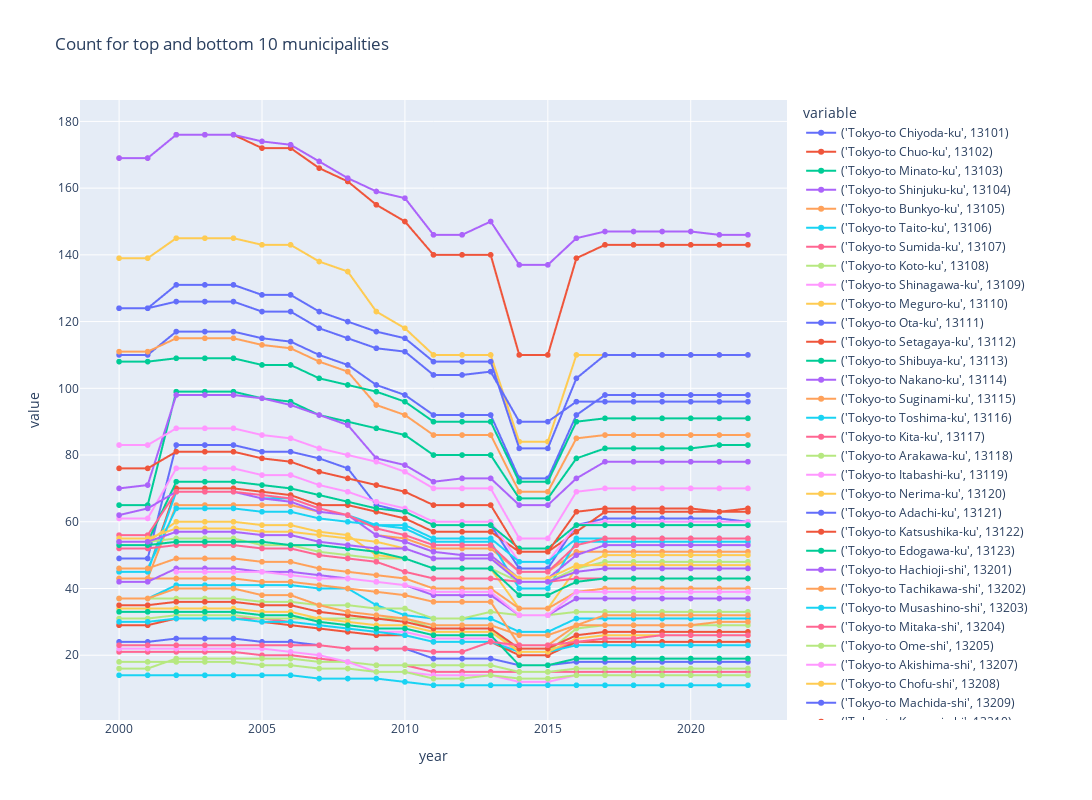

Notebook cell for this chart:
### Code cell
plot_time_series(
    tokyo_df.copy(),
    "count",
    group_by_columns,
    granularity_columns,
    f"Count for top and bottom {return_n} municipalities",
    # visible="legendonly",
)

### Figure 1 — Plotly figure (JSON) as saved in the notebook; plotly's stock layout.template omitted (floating-point values rounded to 4 significant figures)
{"data": [{"hovertemplate": "variable=('Tokyo-to Chiyoda-ku', 13101)<br>year=%{x}<br>value=%{y}<extra></extra>", "legendgroup": "('Tokyo-to Chiyoda-ku', 13101)", "line": {"color": "#636efa", "dash": "solid"}, "marker": {"symbol": "circle"}, "mode": "lines+markers", "name": "('Tokyo-to Chiyoda-ku', 13101)", "showlegend": true, "type": "scattergl", "x": [2000, 2001, 2002, 2003, 2004, 2005, 2006, 2007, 2008, 2009, 2010, 2011, 2012, 2013, 2014, 2015, 2016, 2017, 2018, 2019, 2020, 2021, 2022], "xaxis": "x", "y": [49, 49, 83, 83, 83, 81, 81, 79, 76, 65, 63, 59, 59, 59, 46, 46, 59, 61, 61, 61, 61, 61, 60], "yaxis": "y"}, {"hovertemplate": "variable=('Tokyo-to Chuo-ku', 13102)<br>year=%{x}<br>value=%{y}<extra></extra>", "legendgroup": "('Tokyo-to Chuo-ku', 13102)", "line": {"color": "#EF553B", "dash": "solid"}, "marker": {"symbol": "circle"}, "mode": "lines+markers", "name": "('Tokyo-to Chuo-ku', 13102)", "showlegend": true, "type": "scattergl", "x": [2000, 2001, 2002, 2003, 2004, 2005, 2006, 2007, 2008, 2009, 2010, 2011, 2012, 2013, 2014, 2015, 2016, 2017, 2018, 2019, 2020, 2021, 2022], "xaxis": "x", "y": [45, 45, 70, 70, 70, 69, 68, 65, 65, 63, 61, 57, 57, 57, 51, 51, 57, 63, 63, 63, 63, 63, 64], "yaxis": "y"}, {"hovertemplate": "variable=('Tokyo-to Minato-ku', 13103)<br>year=%{x}<br>value=%{y}<extra></extra>", "legendgroup": "('Tokyo-to Minato-ku', 13103)", "line": {"color": "#00cc96", "dash": "solid"}, "marker": {"symbol": "circle"}, "mode": "lines+markers", "name": "('Tokyo-to Minato-ku', 13103)", "showlegend": true, "type": "scattergl", "x": [2000, 2001, 2002, 2003, 2004, 2005, 2006, 2007, 2008, 2009, 2010, 2011, 2012, 2013, 2014, 2015, 2016, 2017, 2018, 2019, 2020, 2021, 2022], "xaxis": "x", "y": [65, 65, 99, 99, 99, 97, 96, 92, 90, 88, 86, 80, 80, 80, 67, 67, 79, 82, 82, 82, 82, 83, 83], "yaxis": "y"}, {"hovertemplate": "variable=('Tokyo-to Shinjuku-ku', 13104)<br>year=%{x}<br>value=%{y}<extra></extra>", "legendgroup": "('Tokyo-to Shinjuku-ku', 13104)", "line": {"color": "#ab63fa", "dash": "solid"}, "marker": {"symbol": "circle"}, "mode": "lines+markers", "name": "('Tokyo-to Shinjuku-ku', 13104)", "showlegend": true, "type": "scattergl", "x": [2000, 2001, 2002, 2003, 2004, 2005, 2006, 2007, 2008, 2009, 2010, 2011, 2012, 2013, 2014, 2015, 2016, 2017, 2018, 2019, 2020, 2021, 2022], "xaxis": "x", "y": [70, 71, 98, 98, 98, 97, 95, 92, 89, 79, 77, 72, 73, 73, 65, 65, 73, 78, 78, 78, 78, 78, 78], "yaxis": "y"}, {"hovertemplate": "variable=('Tokyo-to Bunkyo-ku', 13105)<br>year=%{x}<br>value=%{y}<extra></extra>", "legendgroup": "('Tokyo-to Bunkyo-ku', 13105)", "line": {"color": "#FFA15A", "dash": "solid"}, "marker": {"symbol": "circle"}, "mode": "lines+markers", "name": "('Tokyo-to Bunkyo-ku', 13105)", "showlegend": true, "type": "scattergl", "x": [2000, 2001, 2002, 2003, 2004, 2005, 2006, 2007, 2008, 2009, 2010, 2011, 2012, 2013, 2014, 2015, 2016, 2017, 2018, 2019, 2020, 2021, 2022], "xaxis": "x", "y": [43, 43, 65, 65, 65, 65, 65, 63, 62, 56, 55, 52, 52, 52, 45, 45, 51, 51, 51, 51, 51, 51, 51], "yaxis": "y"}, {"hovertemplate": "variable=('Tokyo-to Taito-ku', 13106)<br>year=%{x}<br>value=%{y}<extra></extra>", "legendgroup": "('Tokyo-to Taito-ku', 13106)", "line": {"color": "#19d3f3", "dash": "solid"}, "marker": {"symbol": "circle"}, "mode": "lines+markers", "name": "('Tokyo-to Taito-ku', 13106)", "showlegend": true, "type": "scattergl", "x": [2000, 2001, 2002, 2003, 2004, 2005, 2006, 2007, 2008, 2009, 2010, 2011, 2012, 2013, 2014, 2015, 2016, 2017, 2018, 2019, 2020, 2021, 2022], "xaxis": "x", "y": [45, 45, 69, 69, 69, 67, 67, 64, 62, 59, 58, 54, 54, 54, 40, 40, 54, 54, 54, 54, 54, 54, 54], "yaxis": "y"}, {"hovertemplate": "variable=('Tokyo-to Sumida-ku', 13107)<br>year=%{x}<br>value=%{y}<extra></extra>", "legendgroup": "('Tokyo-to Sumida-ku', 13107)", "line": {"color": "#FF6692", "dash": "solid"}, "marker": {"symbol": "circle"}, "mode": "lines+markers", "name": "('Tokyo-to Sumida-ku', 13107)", "showlegend": true, "type": "scattergl", "x": [2000, 2001, 2002, 2003, 2004, 2005, 2006, 2007, 2008, 2009, 2010, 2011, 2012, 2013, 2014, 2015, 2016, 2017, 2018, 2019, 2020, 2021, 2022], "xaxis": "x", "y": [29, 29, 31, 31, 31, 31, 30, 29, 28, 27, 26, 24, 24, 24, 21, 21, 24, 24, 24, 24, 24, 24, 24], "yaxis": "y"}, {"hovertemplate": "variable=('Tokyo-to Koto-ku', 13108)<br>year=%{x}<br>value=%{y}<extra></extra>", "legendgroup": "('Tokyo-to Koto-ku', 13108)", "line": {"color": "#B6E880", "dash": "solid"}, "marker": {"symbol": "circle"}, "mode": "lines+markers", "name": "('Tokyo-to Koto-ku', 13108)", "showlegend": true, "type": "scattergl", "x": [2000, 2001, 2002, 2003, 2004, 2005, 2006, 2007, 2008, 2009, 2010, 2011, 2012, 2013, 2014, 2015, 2016, 2017, 2018, 2019, 2020, 2021, 2022], "xaxis": "x", "y": [54, 54, 55, 55, 55, 53, 53, 51, 50, 49, 49, 46, 46, 46, 42, 42, 46, 48, 48, 48, 48, 48, 48], "yaxis": "y"}, {"hovertemplate": "variable=('Tokyo-to Shinagawa-ku', 13109)<br>year=%{x}<br>value=%{y}<extra></extra>", "legendgroup": "('Tokyo-to Shinagawa-ku', 13109)", "line": {"color": "#FF97FF", "dash": "solid"}, "marker": {"symbol": "circle"}, "mode": "lines+markers", "name": "('Tokyo-to Shinagawa-ku', 13109)", "showlegend": true, "type": "scattergl", "x": [2000, 2001, 2002, 2003, 2004, 2005, 2006, 2007, 2008, 2009, 2010, 2011, 2012, 2013, 2014, 2015, 2016, 2017, 2018, 2019, 2020, 2021, 2022], "xaxis": "x", "y": [61, 61, 76, 76, 76, 74, 74, 71, 69, 66, 64, 60, 60, 60, 48, 48, 59, 60, 60, 60, 60, 60, 60], "yaxis": "y"}, {"hovertemplate": "variable=('Tokyo-to Meguro-ku', 13110)<br>year=%{x}<br>value=%{y}<extra></extra>", "legendgroup": "('Tokyo-to Meguro-ku', 13110)", "line": {"color": "#FECB52", "dash": "solid"}, "marker": {"symbol": "circle"}, "mode": "lines+markers", "name": "('Tokyo-to Meguro-ku', 13110)", "showlegend": true, "type": "scattergl", "x": [2000, 2001, 2002, 2003, 2004, 2005, 2006, 2007, 2008, 2009, 2010, 2011, 2012, 2013, 2014, 2015, 2016, 2017, 2018, 2019, 2020, 2021, 2022], "xaxis": "x", "y": [54, 54, 60, 60, 60, 59, 59, 57, 56, 50, 49, 46, 46, 46, 34, 34, 46, 50, 50, 50, 50, 50, 50], "yaxis": "y"}, {"hovertemplate": "variable=('Tokyo-to Ota-ku', 13111)<br>year=%{x}<br>value=%{y}<extra></extra>", "legendgroup": "('Tokyo-to Ota-ku', 13111)", "line": {"color": "#636efa", "dash": "solid"}, "marker": {"symbol": "circle"}, "mode": "lines+markers", "name": "('Tokyo-to Ota-ku', 13111)", "showlegend": true, "type": "scattergl", "x": [2000, 2001, 2002, 2003, 2004, 2005, 2006, 2007, 2008, 2009, 2010, 2011, 2012, 2013, 2014, 2015, 2016, 2017, 2018, 2019, 2020, 2021, 2022], "xaxis": "x", "y": [110, 110, 117, 117, 117, 115, 114, 110, 107, 101, 98, 92, 92, 92, 73, 73, 92, 98, 98, 98, 98, 98, 98], "yaxis": "y"}, {"hovertemplate": "variable=('Tokyo-to Setagaya-ku', 13112)<br>year=%{x}<br>value=%{y}<extra></extra>", "legendgroup": "('Tokyo-to Setagaya-ku', 13112)", "line": {"color": "#EF553B", "dash": "solid"}, "marker": {"symbol": "circle"}, "mode": "lines+markers", "name": "('Tokyo-to Setagaya-ku', 13112)", "showlegend": true, "type": "scattergl", "x": [2000, 2001, 2002, 2003, 2004, 2005, 2006, 2007, 2008, 2009, 2010, 2011, 2012, 2013, 2014, 2015, 2016, 2017, 2018, 2019, 2020, 2021, 2022], "xaxis": "x", "y": [169, 169, 176, 176, 176, 172, 172, 166, 162, 155, 150, 140, 140, 140, 110, 110, 139, 143, 143, 143, 143, 143, 143], "yaxis": "y"}, {"hovertemplate": "variable=('Tokyo-to Shibuya-ku', 13113)<br>year=%{x}<br>value=%{y}<extra></extra>", "legendgroup": "('Tokyo-to Shibuya-ku', 13113)", "line": {"color": "#00cc96", "dash": "solid"}, "marker": {"symbol": "circle"}, "mode": "lines+markers", "name": "('Tokyo-to Shibuya-ku', 13113)", "showlegend": true, "type": "scattergl", "x": [2000, 2001, 2002, 2003, 2004, 2005, 2006, 2007, 2008, 2009, 2010, 2011, 2012, 2013, 2014, 2015, 2016, 2017, 2018, 2019, 2020, 2021, 2022], "xaxis": "x", "y": [54, 54, 72, 72, 72, 71, 70, 68, 66, 64, 63, 59, 59, 59, 52, 52, 59, 59, 59, 59, 59, 59, 59], "yaxis": "y"}, {"hovertemplate": "variable=('Tokyo-to Nakano-ku', 13114)<br>year=%{x}<br>value=%{y}<extra></extra>", "legendgroup": "('Tokyo-to Nakano-ku', 13114)", "line": {"color": "#ab63fa", "dash": "solid"}, "marker": {"symbol": "circle"}, "mode": "lines+markers", "name": "('Tokyo-to Nakano-ku', 13114)", "showlegend": true, "type": "scattergl", "x": [2000, 2001, 2002, 2003, 2004, 2005, 2006, 2007, 2008, 2009, 2010, 2011, 2012, 2013, 2014, 2015, 2016, 2017, 2018, 2019, 2020, 2021, 2022], "xaxis": "x", "y": [62, 64, 69, 69, 69, 67, 66, 63, 62, 56, 54, 51, 50, 50, 43, 43, 50, 53, 53, 53, 53, 53, 53], "yaxis": "y"}, {"hovertemplate": "variable=('Tokyo-to Suginami-ku', 13115)<br>year=%{x}<br>value=%{y}<extra></extra>", "legendgroup": "('Tokyo-to Suginami-ku', 13115)", "line": {"color": "#FFA15A", "dash": "solid"}, "marker": {"symbol": "circle"}, "mode": "lines+markers", "name": "('Tokyo-to Suginami-ku', 13115)", "showlegend": true, "type": "scattergl", "x": [2000, 2001, 2002, 2003, 2004, 2005, 2006, 2007, 2008, 2009, 2010, 2011, 2012, 2013, 2014, 2015, 2016, 2017, 2018, 2019, 2020, 2021, 2022], "xaxis": "x", "y": [111, 111, 115, 115, 115, 113, 112, 108, 105, 95, 92, 86, 86, 86, 69, 69, 85, 86, 86, 86, 86, 86, 86], "yaxis": "y"}, {"hovertemplate": "variable=('Tokyo-to Toshima-ku', 13116)<br>year=%{x}<br>value=%{y}<extra></extra>", "legendgroup": "('Tokyo-to Toshima-ku', 13116)", "line": {"color": "#19d3f3", "dash": "solid"}, "marker": {"symbol": "circle"}, "mode": "lines+markers", "name": "('Tokyo-to Toshima-ku', 13116)", "showlegend": true, "type": "scattergl", "x": [2000, 2001, 2002, 2003, 2004, 2005, 2006, 2007, 2008, 2009, 2010, 2011, 2012, 2013, 2014, 2015, 2016, 2017, 2018, 2019, 2020, 2021, 2022], "xaxis": "x", "y": [46, 46, 64, 64, 64, 63, 63, 61, 60, 59, 59, 55, 55, 55, 48, 48, 55, 55, 55, 55, 55, 55, 55], "yaxis": "y"}, {"hovertemplate": "variable=('Tokyo-to Kita-ku', 13117)<br>year=%{x}<br>value=%{y}<extra></extra>", "legendgroup": "('Tokyo-to Kita-ku', 13117)", "line": {"color": "#FF6692", "dash": "solid"}, "marker": {"symbol": "circle"}, "mode": "lines+markers", "name": "('Tokyo-to Kita-ku', 13117)", "showlegend": true, "type": "scattergl", "x": [2000, 2001, 2002, 2003, 2004, 2005, 2006, 2007, 2008, 2009, 2010, 2011, 2012, 2013, 2014, 2015, 2016, 2017, 2018, 2019, 2020, 2021, 2022], "xaxis": "x", "y": [56, 56, 69, 69, 69, 68, 67, 64, 62, 58, 56, 53, 53, 53, 45, 45, 53, 55, 55, 55, 55, 55, 55], "yaxis": "y"}, {"hovertemplate": "variable=('Tokyo-to Arakawa-ku', 13118)<br>year=%{x}<br>value=%{y}<extra></extra>", "legendgroup": "('Tokyo-to Arakawa-ku', 13118)", "line": {"color": "#B6E880", "dash": "solid"}, "marker": {"symbol": "circle"}, "mode": "lines+markers", "name": "('Tokyo-to Arakawa-ku', 13118)", "showlegend": true, "type": "scattergl", "x": [2000, 2001, 2002, 2003, 2004, 2005, 2006, 2007, 2008, 2009, 2010, 2011, 2012, 2013, 2014, 2015, 2016, 2017, 2018, 2019, 2020, 2021, 2022], "xaxis": "x", "y": [31, 31, 32, 32, 32, 31, 31, 31, 31, 31, 31, 28, 28, 28, 21, 21, 28, 29, 29, 29, 29, 29, 29], "yaxis": "y"}, {"hovertemplate": "variable=('Tokyo-to Itabashi-ku', 13119)<br>year=%{x}<br>value=%{y}<extra></extra>", "legendgroup": "('Tokyo-to Itabashi-ku', 13119)", "line": {"color": "#FF97FF", "dash": "solid"}, "marker": {"symbol": "circle"}, "mode": "lines+markers", "name": "('Tokyo-to Itabashi-ku', 13119)", "showlegend": true, "type": "scattergl", "x": [2000, 2001, 2002, 2003, 2004, 2005, 2006, 2007, 2008, 2009, 2010, 2011, 2012, 2013, 2014, 2015, 2016, 2017, 2018, 2019, 2020, 2021, 2022], "xaxis": "x", "y": [83, 83, 88, 88, 88, 86, 85, 82, 80, 78, 75, 70, 70, 70, 55, 55, 69, 70, 70, 70, 70, 70, 70], "yaxis": "y"}, {"hovertemplate": "variable=('Tokyo-to Nerima-ku', 13120)<br>year=%{x}<br>value=%{y}<extra></extra>", "legendgroup": "('Tokyo-to Nerima-ku', 13120)", "line": {"color": "#FECB52", "dash": "solid"}, "marker": {"symbol": "circle"}, "mode": "lines+markers", "name": "('Tokyo-to Nerima-ku', 13120)", "showlegend": true, "type": "scattergl", "x": [2000, 2001, 2002, 2003, 2004, 2005, 2006, 2007, 2008, 2009, 2010, 2011, 2012, 2013, 2014, 2015, 2016, 2017, 2018, 2019, 2020, 2021, 2022], "xaxis": "x", "y": [139, 139, 145, 145, 145, 143, 143, 138, 135, 123, 118, 110, 110, 110, 84, 84, 110, 110, 110, 110, 110, 110, 110], "yaxis": "y"}, {"hovertemplate": "variable=('Tokyo-to Adachi-ku', 13121)<br>year=%{x}<br>value=%{y}<extra></extra>", "legendgroup": "('Tokyo-to Adachi-ku', 13121)", "line": {"color": "#636efa", "dash": "solid"}, "marker": {"symbol": "circle"}, "mode": "lines+markers", "name": "('Tokyo-to Adachi-ku', 13121)", "showlegend": true, "type": "scattergl", "x": [2000, 2001, 2002, 2003, 2004, 2005, 2006, 2007, 2008, 2009, 2010, 2011, 2012, 2013, 2014, 2015, 2016, 2017, 2018, 2019, 2020, 2021, 2022], "xaxis": "x", "y": [124, 124, 131, 131, 131, 128, 128, 123, 120, 117, 115, 108, 108, 108, 82, 82, 103, 110, 110, 110, 110, 110, 110], "yaxis": "y"}, {"hovertemplate": "variable=('Tokyo-to Katsushika-ku', 13122)<br>year=%{x}<br>value=%{y}<extra></extra>", "legendgroup": "('Tokyo-to Katsushika-ku', 13122)", "line": {"color": "#EF553B", "dash": "solid"}, "marker": {"symbol": "circle"}, "mode": "lines+markers", "name": "('Tokyo-to Katsushika-ku', 13122)", "showlegend": true, "type": "scattergl", "x": [2000, 2001, 2002, 2003, 2004, 2005, 2006, 2007, 2008, 2009, 2010, 2011, 2012, 2013, 2014, 2015, 2016, 2017, 2018, 2019, 2020, 2021, 2022], "xaxis": "x", "y": [76, 76, 81, 81, 81, 79, 78, 75, 73, 71, 69, 65, 65, 65, 51, 51, 63, 64, 64, 64, 64, 63, 63], "yaxis": "y"}, {"hovertemplate": "variable=('Tokyo-to Edogawa-ku', 13123)<br>year=%{x}<br>value=%{y}<extra></extra>", "legendgroup": "('Tokyo-to Edogawa-ku', 13123)", "line": {"color": "#00cc96", "dash": "solid"}, "marker": {"symbol": "circle"}, "mode": "lines+markers", "name": "('Tokyo-to Edogawa-ku', 13123)", "showlegend": true, "type": "scattergl", "x": [2000, 2001, 2002, 2003, 2004, 2005, 2006, 2007, 2008, 2009, 2010, 2011, 2012, 2013, 2014, 2015, 2016, 2017, 2018, 2019, 2020, 2021, 2022], "xaxis": "x", "y": [108, 108, 109, 109, 109, 107, 107, 103, 101, 99, 96, 90, 90, 90, 72, 72, 90, 91, 91, 91, 91, 91, 91], "yaxis": "y"}, {"hovertemplate": "variable=('Tokyo-to Hachioji-shi', 13201)<br>year=%{x}<br>value=%{y}<extra></extra>", "legendgroup": "('Tokyo-to Hachioji-shi', 13201)", "line": {"color": "#ab63fa", "dash": "solid"}, "marker": {"symbol": "circle"}, "mode": "lines+markers", "name": "('Tokyo-to Hachioji-shi', 13201)", "showlegend": true, "type": "scattergl", "x": [2000, 2001, 2002, 2003, 2004, 2005, 2006, 2007, 2008, 2009, 2010, 2011, 2012, 2013, 2014, 2015, 2016, 2017, 2018, 2019, 2020, 2021, 2022], "xaxis": "x", "y": [169, 169, 176, 176, 176, 174, 173, 168, 163, 159, 157, 146, 146, 150, 137, 137, 145, 147, 147, 147, 147, 146, 146], "yaxis": "y"}, {"hovertemplate": "variable=('Tokyo-to Tachikawa-shi', 13202)<br>year=%{x}<br>value=%{y}<extra></extra>", "legendgroup": "('Tokyo-to Tachikawa-shi', 13202)", "line": {"color": "#FFA15A", "dash": "solid"}, "marker": {"symbol": "circle"}, "mode": "lines+markers", "name": "('Tokyo-to Tachikawa-shi', 13202)", "showlegend": true, "type": "scattergl", "x": [2000, 2001, 2002, 2003, 2004, 2005, 2006, 2007, 2008, 2009, 2010, 2011, 2012, 2013, 2014, 2015, 2016, 2017, 2018, 2019, 2020, 2021, 2022], "xaxis": "x", "y": [46, 46, 49, 49, 49, 48, 48, 46, 45, 44, 43, 40, 40, 40, 34, 34, 39, 40, 40, 40, 40, 40, 40], "yaxis": "y"}, {"hovertemplate": "variable=('Tokyo-to Musashino-shi', 13203)<br>year=%{x}<br>value=%{y}<extra></extra>", "legendgroup": "('Tokyo-to Musashino-shi', 13203)", "line": {"color": "#19d3f3", "dash": "solid"}, "marker": {"symbol": "circle"}, "mode": "lines+markers", "name": "('Tokyo-to Musashino-shi', 13203)", "showlegend": true, "type": "scattergl", "x": [2000, 2001, 2002, 2003, 2004, 2005, 2006, 2007, 2008, 2009, 2010, 2011, 2012, 2013, 2014, 2015, 2016, 2017, 2018, 2019, 2020, 2021, 2022], "xaxis": "x", "y": [37, 37, 41, 41, 41, 41, 41, 40, 40, 35, 32, 31, 31, 31, 27, 27, 31, 31, 31, 31, 31, 31, 31], "yaxis": "y"}, {"hovertemplate": "variable=('Tokyo-to Mitaka-shi', 13204)<br>year=%{x}<br>value=%{y}<extra></extra>", "legendgroup": "('Tokyo-to Mitaka-shi', 13204)", "line": {"color": "#FF6692", "dash": "solid"}, "marker": {"symbol": "circle"}, "mode": "lines+markers", "name": "('Tokyo-to Mitaka-shi', 13204)", "showlegend": true, "type": "scattergl", "x": [2000, 2001, 2002, 2003, 2004, 2005, 2006, 2007, 2008, 2009, 2010, 2011, 2012, 2013, 2014, 2015, 2016, 2017, 2018, 2019, 2020, 2021, 2022], "xaxis": "x", "y": [52, 52, 53, 53, 53, 52, 52, 50, 49, 48, 45, 43, 43, 43, 42, 42, 43, 43, 43, 43, 43, 43, 43], "yaxis": "y"}, {"hovertemplate": "variable=('Tokyo-to Ome-shi', 13205)<br>year=%{x}<br>value=%{y}<extra></extra>", "legendgroup": "('Tokyo-to Ome-shi', 13205)", "line": {"color": "#B6E880", "dash": "solid"}, "marker": {"symbol": "circle"}, "mode": "lines+markers", "name": "('Tokyo-to Ome-shi', 13205)", "showlegend": true, "type": "scattergl", "x": [2000, 2001, 2002, 2003, 2004, 2005, 2006, 2007, 2008, 2009, 2010, 2011, 2012, 2013, 2014, 2015, 2016, 2017, 2018, 2019, 2020, 2021, 2022], "xaxis": "x", "y": [37, 37, 37, 37, 37, 36, 36, 35, 35, 34, 34, 31, 31, 33, 32, 32, 33, 33, 33, 33, 33, 33, 33], "yaxis": "y"}, {"hovertemplate": "variable=('Tokyo-to Akishima-shi', 13207)<br>year=%{x}<br>value=%{y}<extra></extra>", "legendgroup": "('Tokyo-to Akishima-shi', 13207)", "line": {"color": "#FF97FF", "dash": "solid"}, "marker": {"symbol": "circle"}, "mode": "lines+markers", "name": "('Tokyo-to Akishima-shi', 13207)", "showlegend": true, "type": "scattergl", "x": [2000, 2001, 2002, 2003, 2004, 2005, 2006, 2007, 2008, 2009, 2010, 2011, 2012, 2013, 2014, 2015, 2016, 2017, 2018, 2019, 2020, 2021, 2022], "xaxis": "x", "y": [30, 30, 31, 31, 31, 30, 30, 29, 28, 27, 27, 25, 25, 25, 21, 21, 23, 23, 23, 23, 23, 23, 23], "yaxis": "y"}, {"hovertemplate": "variable=('Tokyo-to Chofu-shi', 13208)<br>year=%{x}<br>value=%{y}<extra></extra>", "legendgroup": "('Tokyo-to Chofu-shi', 13208)", "line": {"color": "#FECB52", "dash": "solid"}, "marker": {"symbol": "circle"}, "mode": "lines+markers", "name": "('Tokyo-to Chofu-shi', 13208)", "showlegend": true, "type": "scattergl", "x": [2000, 2001, 2002, 2003, 2004, 2005, 2006, 2007, 2008, 2009, 2010, 2011, 2012, 2013, 2014, 2015, 2016, 2017, 2018, 2019, 2020, 2021, 2022], "xaxis": "x", "y": [55, 55, 58, 58, 58, 57, 57, 56, 55, 54, 52, 49, 49, 49, 43, 43, 47, 47, 47, 47, 47, 47, 47], "yaxis": "y"}, {"hovertemplate": "variable=('Tokyo-to Machida-shi', 13209)<br>year=%{x}<br>value=%{y}<extra></extra>", "legendgroup": "('Tokyo-to Machida-shi', 13209)", "line": {"color": "#636efa", "dash": "solid"}, "marker": {"symbol": "circle"}, "mode": "lines+markers", "name": "('Tokyo-to Machida-shi', 13209)", "showlegend": true, "type": "scattergl", "x": [2000, 2001, 2002, 2003, 2004, 2005, 2006, 2007, 2008, 2009, 2010, 2011, 2012, 2013, 2014, 2015, 2016, 2017, 2018, 2019, 2020, 2021, 2022], "xaxis": "x", "y": [124, 124, 126, 126, 126, 123, 123, 118, 115, 112, 111, 104, 104, 105, 90, 90, 96, 96, 96, 96, 96, 96, 96], "yaxis": "y"}, {"hovertemplate": "variable=('Tokyo-to Koganei-shi', 13210)<br>year=%{x}<br>value=%{y}<extra></extra>", "legendgroup": "('Tokyo-to Koganei-shi', 13210)", "line": {"color": "#EF553B", "dash": "solid"}, "marker": {"symbol": "circle"}, "mode": "lines+markers", "name": "('Tokyo-to Koganei-shi', 13210)", "showlegend": true, "type": "scattergl", "x": [2000, 2001, 2002, 2003, 2004, 2005, 2006, 2007, 2008, 2009, 2010, 2011, 2012, 2013, 2014, 2015, 2016, 2017, 2018, 2019, 2020, 2021, 2022], "xaxis": "x", "y": [29, 29, 31, 31, 31, 30, 29, 28, 27, 26, 26, 24, 24, 24, 20, 20, 24, 24, 24, 24, 24, 24, 24], "yaxis": "y"}, {"hovertemplate": "variable=('Tokyo-to Kodaira-shi', 13211)<br>year=%{x}<br>value=%{y}<extra></extra>", "legendgroup": "('Tokyo-to Kodaira-shi', 13211)", "line": {"color": "#00cc96", "dash": "solid"}, "marker": {"symbol": "circle"}, "mode": "lines+markers", "name": "('Tokyo-to Kodaira-shi', 13211)", "showlegend": true, "type": "scattergl", "x": [2000, 2001, 2002, 2003, 2004, 2005, 2006, 2007, 2008, 2009, 2010, 2011, 2012, 2013, 2014, 2015, 2016, 2017, 2018, 2019, 2020, 2021, 2022], "xaxis": "x", "y": [53, 53, 54, 54, 54, 54, 53, 53, 52, 51, 49, 46, 46, 46, 38, 38, 42, 43, 43, 43, 43, 43, 43], "yaxis": "y"}, {"hovertemplate": "variable=('Tokyo-to Hino-shi', 13212)<br>year=%{x}<br>value=%{y}<extra></extra>", "legendgroup": "('Tokyo-to Hino-shi', 13212)", "line": {"color": "#ab63fa", "dash": "solid"}, "marker": {"symbol": "circle"}, "mode": "lines+markers", "name": "('Tokyo-to Hino-shi', 13212)", "showlegend": true, "type": "scattergl", "x": [2000, 2001, 2002, 2003, 2004, 2005, 2006, 2007, 2008, 2009, 2010, 2011, 2012, 2013, 2014, 2015, 2016, 2017, 2018, 2019, 2020, 2021, 2022], "xaxis": "x", "y": [54, 54, 57, 57, 57, 56, 56, 54, 53, 52, 52, 49, 49, 49, 42, 42, 45, 46, 46, 46, 46, 46, 46], "yaxis": "y"}, {"hovertemplate": "variable=('Tokyo-to Higashimurayama-shi', 13213)<br>year=%{x}<br>value=%{y}<extra></extra>", "legendgroup": "('Tokyo-to Higashimurayama-shi', 13213)", "line": {"color": "#FFA15A", "dash": "solid"}, "marker": {"symbol": "circle"}, "mode": "lines+markers", "name": "('Tokyo-to Higashimurayama-shi', 13213)", "showlegend": true, "type": "scattergl", "x": [2000, 2001, 2002, 2003, 2004, 2005, 2006, 2007, 2008, 2009, 2010, 2011, 2012, 2013, 2014, 2015, 2016, 2017, 2018, 2019, 2020, 2021, 2022], "xaxis": "x", "y": [43, 43, 43, 43, 43, 42, 42, 41, 40, 39, 38, 36, 36, 36, 23, 23, 29, 32, 32, 32, 32, 32, 32], "yaxis": "y"}, {"hovertemplate": "variable=('Tokyo-to Kokubunji-shi', 13214)<br>year=%{x}<br>value=%{y}<extra></extra>", "legendgroup": "('Tokyo-to Kokubunji-shi', 13214)", "line": {"color": "#19d3f3", "dash": "solid"}, "marker": {"symbol": "circle"}, "mode": "lines+markers", "name": "('Tokyo-to Kokubunji-shi', 13214)", "showlegend": true, "type": "scattergl", "x": [2000, 2001, 2002, 2003, 2004, 2005, 2006, 2007, 2008, 2009, 2010, 2011, 2012, 2013, 2014, 2015, 2016, 2017, 2018, 2019, 2020, 2021, 2022], "xaxis": "x", "y": [30, 30, 31, 31, 31, 30, 30, 29, 28, 27, 26, 24, 24, 24, 21, 21, 23, 23, 23, 23, 23, 23, 23], "yaxis": "y"}, {"hovertemplate": "variable=('Tokyo-to Kunitachi-shi', 13215)<br>year=%{x}<br>value=%{y}<extra></extra>", "legendgroup": "('Tokyo-to Kunitachi-shi', 13215)", "line": {"color": "#FF6692", "dash": "solid"}, "marker": {"symbol": "circle"}, "mode": "lines+markers", "name": "('Tokyo-to Kunitachi-shi', 13215)", "showlegend": true, "type": "scattergl", "x": [2000, 2001, 2002, 2003, 2004, 2005, 2006, 2007, 2008, 2009, 2010, 2011, 2012, 2013, 2014, 2015, 2016, 2017, 2018, 2019, 2020, 2021, 2022], "xaxis": "x", "y": [21, 21, 21, 21, 21, 20, 20, 19, 18, 17, 17, 15, 15, 15, 15, 15, 15, 15, 15, 15, 15, 15, 15], "yaxis": "y"}, {"hovertemplate": "variable=('Tokyo-to Fussa-shi', 13218)<br>year=%{x}<br>value=%{y}<extra></extra>", "legendgroup": "('Tokyo-to Fussa-shi', 13218)", "line": {"color": "#B6E880", "dash": "solid"}, "marker": {"symbol": "circle"}, "mode": "lines+markers", "name": "('Tokyo-to Fussa-shi', 13218)", "showlegend": true, "type": "scattergl", "x": [2000, 2001, 2002, 2003, 2004, 2005, 2006, 2007, 2008, 2009, 2010, 2011, 2012, 2013, 2014, 2015, 2016, 2017, 2018, 2019, 2020, 2021, 2022], "xaxis": "x", "y": [16, 16, 19, 19, 19, 19, 19, 18, 18, 17, 17, 17, 17, 17, 15, 15, 16, 16, 16, 16, 16, 16, 16], "yaxis": "y"}, {"hovertemplate": "variable=('Tokyo-to Komae-shi', 13219)<br>year=%{x}<br>value=%{y}<extra></extra>", "legendgroup": "('Tokyo-to Komae-shi', 13219)", "line": {"color": "#FF97FF", "dash": "solid"}, "marker": {"symbol": "circle"}, "mode": "lines+markers", "name": "('Tokyo-to Komae-shi', 13219)", "showlegend": true, "type": "scattergl", "x": [2000, 2001, 2002, 2003, 2004, 2005, 2006, 2007, 2008, 2009, 2010, 2011, 2012, 2013, 2014, 2015, 2016, 2017, 2018, 2019, 2020, 2021, 2022], "xaxis": "x", "y": [22, 22, 22, 22, 22, 22, 21, 20, 18, 15, 15, 14, 14, 14, 12, 12, 14, 14, 14, 14, 14, 14, 14], "yaxis": "y"}, {"hovertemplate": "variable=('Tokyo-to Higashiyamato-shi', 13220)<br>year=%{x}<br>value=%{y}<extra></extra>", "legendgroup": "('Tokyo-to Higashiyamato-shi', 13220)", "line": {"color": "#FECB52", "dash": "solid"}, "marker": {"symbol": "circle"}, "mode": "lines+markers", "name": "('Tokyo-to Higashiyamato-shi', 13220)", "showlegend": true, "type": "scattergl", "x": [2000, 2001, 2002, 2003, 2004, 2005, 2006, 2007, 2008, 2009, 2010, 2011, 2012, 2013, 2014, 2015, 2016, 2017, 2018, 2019, 2020, 2021, 2022], "xaxis": "x", "y": [34, 34, 34, 34, 34, 33, 33, 31, 30, 29, 29, 27, 27, 27, 21, 21, 25, 26, 26, 26, 26, 26, 26], "yaxis": "y"}, {"hovertemplate": "variable=('Tokyo-to Kiyose-shi', 13221)<br>year=%{x}<br>value=%{y}<extra></extra>", "legendgroup": "('Tokyo-to Kiyose-shi', 13221)", "line": {"color": "#636efa", "dash": "solid"}, "marker": {"symbol": "circle"}, "mode": "lines+markers", "name": "('Tokyo-to Kiyose-shi', 13221)", "showlegend": true, "type": "scattergl", "x": [2000, 2001, 2002, 2003, 2004, 2005, 2006, 2007, 2008, 2009, 2010, 2011, 2012, 2013, 2014, 2015, 2016, 2017, 2018, 2019, 2020, 2021, 2022], "xaxis": "x", "y": [24, 24, 25, 25, 25, 24, 24, 23, 22, 22, 22, 19, 19, 19, 17, 17, 18, 18, 18, 18, 18, 18, 18], "yaxis": "y"}, {"hovertemplate": "variable=('Tokyo-to Higashikurume-shi', 13222)<br>year=%{x}<br>value=%{y}<extra></extra>", "legendgroup": "('Tokyo-to Higashikurume-shi', 13222)", "line": {"color": "#EF553B", "dash": "solid"}, "marker": {"symbol": "circle"}, "mode": "lines+markers", "name": "('Tokyo-to Higashikurume-shi', 13222)", "showlegend": true, "type": "scattergl", "x": [2000, 2001, 2002, 2003, 2004, 2005, 2006, 2007, 2008, 2009, 2010, 2011, 2012, 2013, 2014, 2015, 2016, 2017, 2018, 2019, 2020, 2021, 2022], "xaxis": "x", "y": [35, 35, 36, 36, 36, 35, 35, 33, 32, 31, 30, 28, 28, 28, 22, 22, 26, 27, 27, 27, 27, 27, 27], "yaxis": "y"}, {"hovertemplate": "variable=('Tokyo-to Musashimurayama-shi', 13223)<br>year=%{x}<br>value=%{y}<extra></extra>", "legendgroup": "('Tokyo-to Musashimurayama-shi', 13223)", "line": {"color": "#00cc96", "dash": "solid"}, "marker": {"symbol": "circle"}, "mode": "lines+markers", "name": "('Tokyo-to Musashimurayama-shi', 13223)", "showlegend": true, "type": "scattergl", "x": [2000, 2001, 2002, 2003, 2004, 2005, 2006, 2007, 2008, 2009, 2010, 2011, 2012, 2013, 2014, 2015, 2016, 2017, 2018, 2019, 2020, 2021, 2022], "xaxis": "x", "y": [33, 33, 33, 33, 33, 32, 32, 30, 29, 28, 28, 26, 26, 26, 17, 17, 19, 19, 19, 19, 19, 19, 19], "yaxis": "y"}, {"hovertemplate": "variable=('Tokyo-to Tama-shi', 13224)<br>year=%{x}<br>value=%{y}<extra></extra>", "legendgroup": "('Tokyo-to Tama-shi', 13224)", "line": {"color": "#ab63fa", "dash": "solid"}, "marker": {"symbol": "circle"}, "mode": "lines+markers", "name": "('Tokyo-to Tama-shi', 13224)", "showlegend": true, "type": "scattergl", "x": [2000, 2001, 2002, 2003, 2004, 2005, 2006, 2007, 2008, 2009, 2010, 2011, 2012, 2013, 2014, 2015, 2016, 2017, 2018, 2019, 2020, 2021, 2022], "xaxis": "x", "y": [42, 42, 46, 46, 46, 45, 45, 44, 43, 42, 41, 38, 38, 38, 32, 32, 37, 37, 37, 37, 37, 37, 37], "yaxis": "y"}, {"hovertemplate": "variable=('Tokyo-to Inagi-shi', 13225)<br>year=%{x}<br>value=%{y}<extra></extra>", "legendgroup": "('Tokyo-to Inagi-shi', 13225)", "line": {"color": "#FFA15A", "dash": "solid"}, "marker": {"symbol": "circle"}, "mode": "lines+markers", "name": "('Tokyo-to Inagi-shi', 13225)", "showlegend": true, "type": "scattergl", "x": [2000, 2001, 2002, 2003, 2004, 2005, 2006, 2007, 2008, 2009, 2010, 2011, 2012, 2013, 2014, 2015, 2016, 2017, 2018, 2019, 2020, 2021, 2022], "xaxis": "x", "y": [37, 37, 40, 40, 40, 38, 38, 35, 33, 32, 31, 29, 29, 29, 26, 26, 29, 29, 29, 29, 29, 30, 30], "yaxis": "y"}, {"hovertemplate": "variable=('Tokyo-to Hamura-shi', 13227)<br>year=%{x}<br>value=%{y}<extra></extra>", "legendgroup": "('Tokyo-to Hamura-shi', 13227)", "line": {"color": "#19d3f3", "dash": "solid"}, "marker": {"symbol": "circle"}, "mode": "lines+markers", "name": "('Tokyo-to Hamura-shi', 13227)", "showlegend": true, "type": "scattergl", "x": [2000, 2001, 2002, 2003, 2004, 2005, 2006, 2007, 2008, 2009, 2010, 2011, 2012, 2013, 2014, 2015, 2016, 2017, 2018, 2019, 2020, 2021, 2022], "xaxis": "x", "y": [14, 14, 14, 14, 14, 14, 14, 13, 13, 13, 12, 11, 11, 11, 11, 11, 11, 11, 11, 11, 11, 11, 11], "yaxis": "y"}, {"hovertemplate": "variable=('Tokyo-to Akiruno-shi', 13228)<br>year=%{x}<br>value=%{y}<extra></extra>", "legendgroup": "('Tokyo-to Akiruno-shi', 13228)", "line": {"color": "#FF6692", "dash": "solid"}, "marker": {"symbol": "circle"}, "mode": "lines+markers", "name": "('Tokyo-to Akiruno-shi', 13228)", "showlegend": true, "type": "scattergl", "x": [2000, 2001, 2002, 2003, 2004, 2005, 2006, 2007, 2008, 2009, 2010, 2011, 2012, 2013, 2014, 2015, 2016, 2017, 2018, 2019, 2020, 2021, 2022], "xaxis": "x", "y": [23, 23, 23, 23, 23, 23, 23, 23, 22, 22, 22, 21, 21, 24, 23, 23, 24, 25, 25, 26, 26, 26, 26], "yaxis": "y"}, {"hovertemplate": "variable=('Tokyo-to Mizuho-machi', 13303)<br>year=%{x}<br>value=%{y}<extra></extra>", "legendgroup": "('Tokyo-to Mizuho-machi', 13303)", "line": {"color": "#B6E880", "dash": "solid"}, "marker": {"symbol": "circle"}, "mode": "lines+markers", "name": "('Tokyo-to Mizuho-machi', 13303)", "showlegend": true, "type": "scattergl", "x": [2000, 2001, 2002, 2003, 2004, 2005, 2006, 2007, 2008, 2009, 2010, 2011, 2012, 2013, 2014, 2015, 2016, 2017, 2018, 2019, 2020, 2021, 2022], "xaxis": "x", "y": [18, 18, 18, 18, 18, 17, 17, 16, 16, 15, 15, 13, 13, 14, 13, 13, 14, 14, 14, 14, 14, 14, 14], "yaxis": "y"}, {"hovertemplate": "variable=('Tokyo-to Nishitokyo-shi', 13229)<br>year=%{x}<br>value=%{y}<extra></extra>", "legendgroup": "('Tokyo-to Nishitokyo-shi', 13229)", "line": {"color": "#FF97FF", "dash": "solid"}, "marker": {"symbol": "circle"}, "mode": "lines+markers", "name": "('Tokyo-to Nishitokyo-shi', 13229)", "showlegend": true, "type": "scattergl", "x": [2000, 2001, 2002, 2003, 2004, 2005, 2006, 2007, 2008, 2009, 2010, 2011, 2012, 2013, 2014, 2015, 2016, 2017, 2018, 2019, 2020, 2021, 2022], "xaxis": "x", "y": [null, null, 45, 45, 45, 45, 44, 43, 43, 42, 41, 39, 39, 39, 32, 32, 39, 39, 39, 39, 39, 39, 39], "yaxis": "y"}], "layout": {"autosize": false, "height": 800, "hovermode": "closest", "legend": {"title": {"text": "variable"}, "tracegroupgap": 0}, "title": {"text": "Count for top and bottom 10 municipalities"}, "width": 1600, "xaxis": {"anchor": "y", "domain": [0, 1], "title": {"text": "year"}}, "yaxis": {"anchor": "x", "domain": [0, 1], "title": {"text": "value"}}}}
